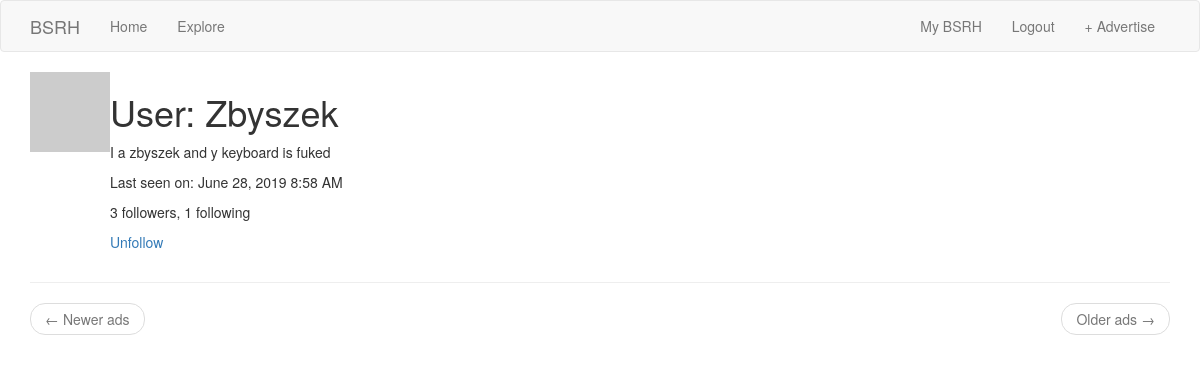
Screenshot of /user/Zbyszek (signed in) with the database file from the repository.
### app/models.py (models this page shows, shortened)
class User(UserMixin, db.Model):
    id = db.Column(db.Integer, primary_key=True)
    username = db.Column(db.String(64), index=True, unique=True)
    email = db.Column(db.String(120), index=True, unique=True)
    password_hash = db.Column(db.String(128))
    ads = db.relationship('Ad', backref='author', lazy='dynamic')
    about_me = db.Column(db.String(140))
    last_seen = db.Column(db.DateTime, default=datetime.utcnow)
    followed = db.relationship(
        'User', secondary=followers,
        primaryjoin=(followers.c.follower_id == id),
        secondaryjoin=(followers.c.followed_id == id),
        backref=db.backref('followers', lazy='dynamic'), lazy='dynamic')
    def avatar(self, size):
        digest = md5(self.email.lower().encode('utf-8')).hexdigest()
        return 'https://www.gravatar.com/avatar/{}?d=identicon&s={}'.format(digest, size)
    def is_following(self, user):
        return self.followed.filter(
            followers.c.followed_id == user.id).count() > 0

### app/routes.py (the view)
@app.route('/user/<username>')
@login_required
def user(username):
    user = User.query.filter_by(username=username).first_or_404()
    page = request.args.get('page', 1, type=int)
    ads = user.ads.order_by(Ad.timestamp.desc()).paginate(page, app.config['ADS_PER_PAGE'], False)
    next_url = url_for('user', username=user.username, page=ads.next_num) \
        if ads.has_next else None
    prev_url = url_for('user', username=user.username, page=ads.prev_num) \
        if ads.has_prev else None
    return render_template('user.html', user=user, ads=ads.items,
                           next_url=next_url, prev_url=prev_url)

### app/models.py (called while the page is built)
@login.user_loader
def load_user(id):
    return User.query.get(int(id))

### app/routes.py (called while the page is built)
@app.before_request
def before_request():
    if current_user.is_authenticated:
        current_user.last_seen = datetime.utcnow()
        db.session.commit()
    g.locale = str(get_locale())

### app/templates/user.html
{% extends "base.html" %}
{% block app_content %}
    <table>
        <tr valign="top">
            <td><img src="{{ user.avatar(128) }}"></td>
            <td>
                <h1>{{ _('User') }}: {{ user.username }}</h1>
                {% if user.about_me %}
                    <p>
                        {{ user.about_me }}
                    </p>
                {% endif %}
                {% if user.last_seen %}
                    <p>{{ _('Last seen on') }}: {{ moment(user.last_seen).format('LLL') }}</p>
                {% endif %}
                <p>
                    {{ _('%(count)d followers', count=user.followers.count()) }},
                    {{ _('%(count)d following', count=user.followed.count()) }}
                </p>
                {% if user == current_user %}
                    <p><a href="{{ url_for('edit_profile') }}">{{ _('Edit your profile') }}</a></p>
                {% elif not current_user.is_following(user) %}
                    <p><a href="{{ url_for('follow', username=user.username) }}">{{ _('Follow') }}</a></p>
                {% else %}
                    <p><a href="{{ url_for('unfollow', username=user.username) }}">{{ _('Unfollow') }}</a></p>
                {% endif %}
            </td>
        </tr>
    </table>
    <hr>
    <nav aria-label="...">
        <ul class="pager">
            <li class="previous{% if not prev_url %} disabled{% endif %}">
                <a href="{{ prev_url or '#' }}">
                    <span aria-hidden="true">&larr;</span> {{ _('Newer ads') }}
                </a>
            </li>
            <li class="next{% if not next_url %} disabled{% endif %}">
                <a href="{{ next_url or '#' }}">
                    {{ _('Older ads') }} <span aria-hidden="true">&rarr;</span>
                </a>
            </li>
        </ul>
    </nav>
{% endblock %}

### rows the page displays
User: username "Zbyszek", about_me "I a zbyszek and y keyboard is fuked", last_seen "June 28, 2019 8:58 AM"
